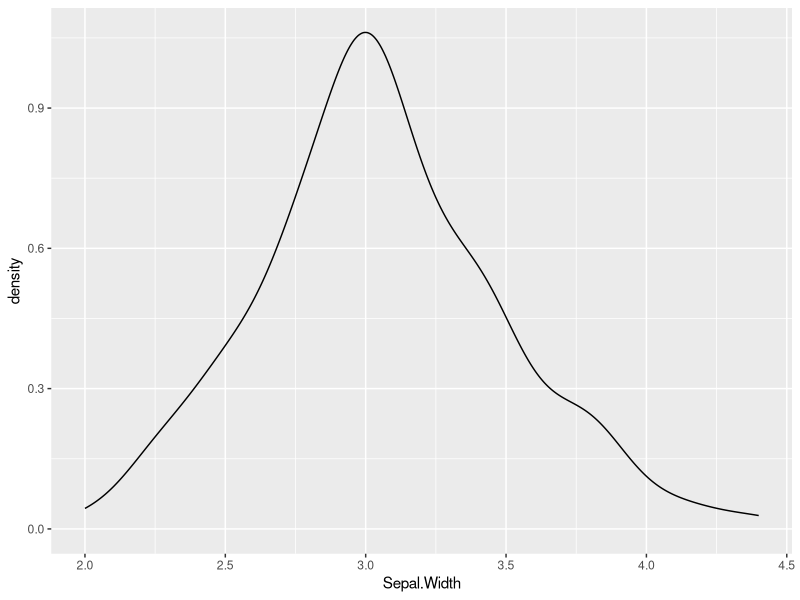
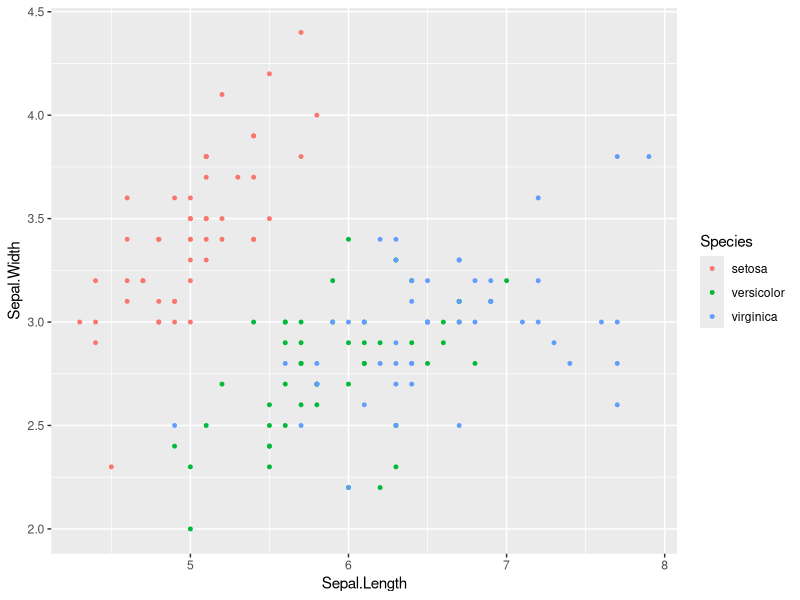
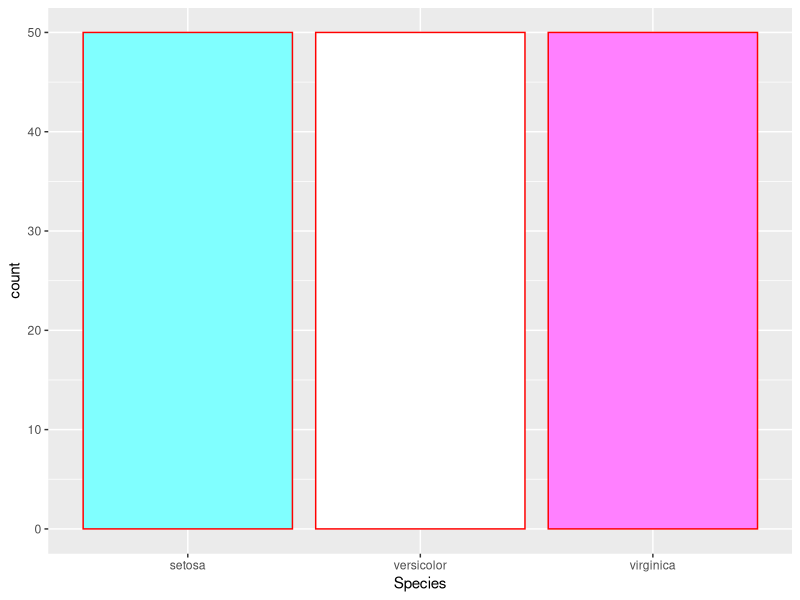

Write the R code that produced these figures, in order. (Note: this script raises an error after producing the figures.)
# Exercises for ggplot

library(ggplot2)
?iris
names(iris)
head(iris)
df=as.data.frame(iris)
df

# Exercise 1
# Plot density chart for column Sepal Width of Iris Dataset. Hint : density().
# 
ggplot(df,aes(Sepal.Width))+
  geom_density()
# Exercise 2
# Compare Sepal.Length with Sepal.Width. Also apply Color format wrt Species
# Hint : point().
# 
ggplot(df,aes(Sepal.Length,Sepal.Width,color=Species))+
  geom_point(size=1)

# Exercise 3
# This time you have to make bar chart for Species. Also try to fill it with unique colors
# Hint : bar().
# 
ggplot(df,aes(Species))+
  geom_bar(fill=cm.colors(3),color='red')




# Exercise 4
# You Nailed it till now.
# This time, create object 'df' and save "iris" dataset to it.
# Assuming flowers dimensions are square in shape, you have to find area of sepal (lentgh * breadth) and petal(lentgh * breadth).
# Then compare the areas and use color option to differentiate wrt 'Species'
# Add title, ylab, xlab.
# Hint : mutate funtion of dplyr and bar.
# 
df=df%>%
  mutate(area_sepal=Sepal.Length * Sepal.Width,area_petal=Petal.Length * Petal.Width)
df
ggplot(df,aes(area_petal,area_sepal,fill=Species))+
  geom_area(stat='identity')
  labs(xlab = "Species", 
       ylab = "Sepal Area",
       title = "Bar Chart of Sepal Area")


ggplot(df,aes(Species,area_petal,fill=Species))+
  geom_bar(stat='identity')+geom_bar(stat='identity')+
  labs(xlab = "Species", 
       ylab = "Petal Area",
       title = "Bar Chart of Sepal Area")



